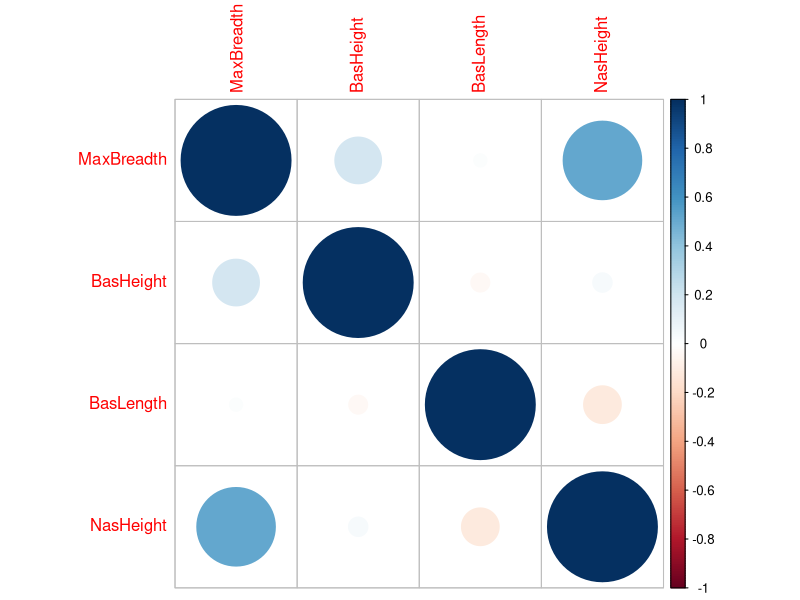
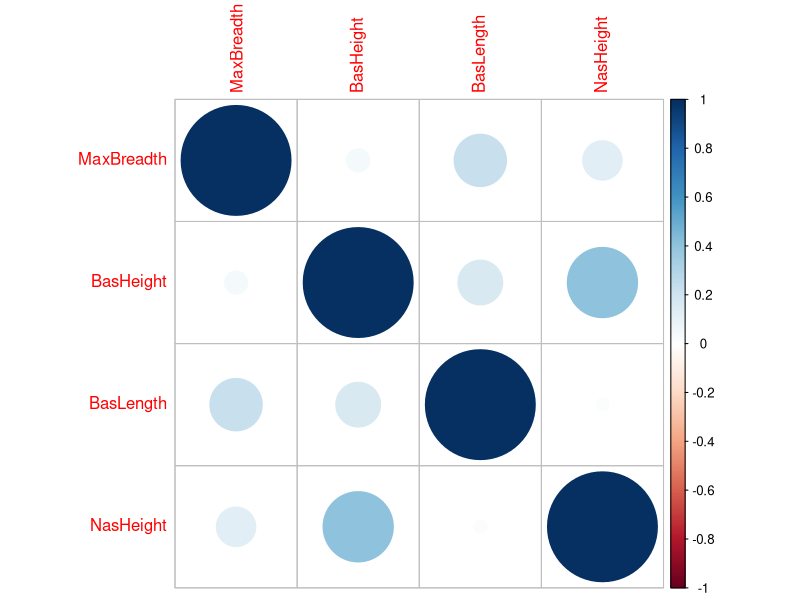
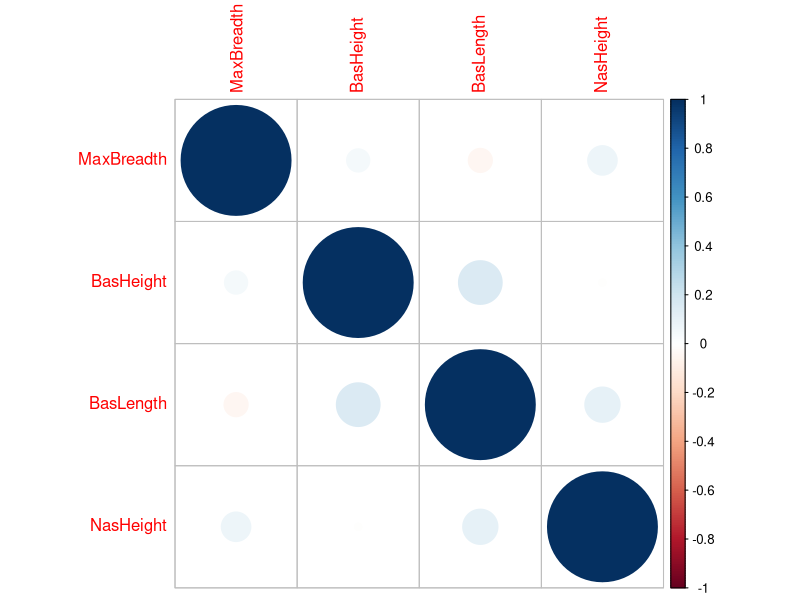
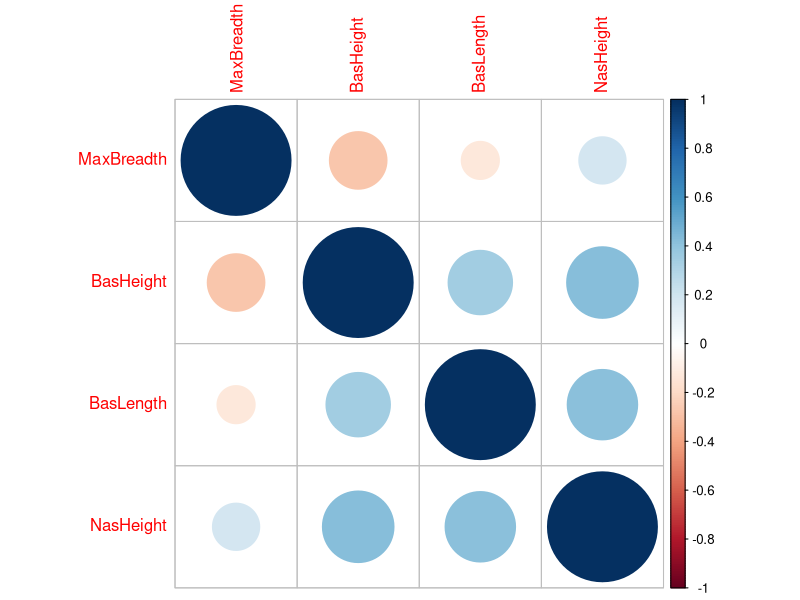
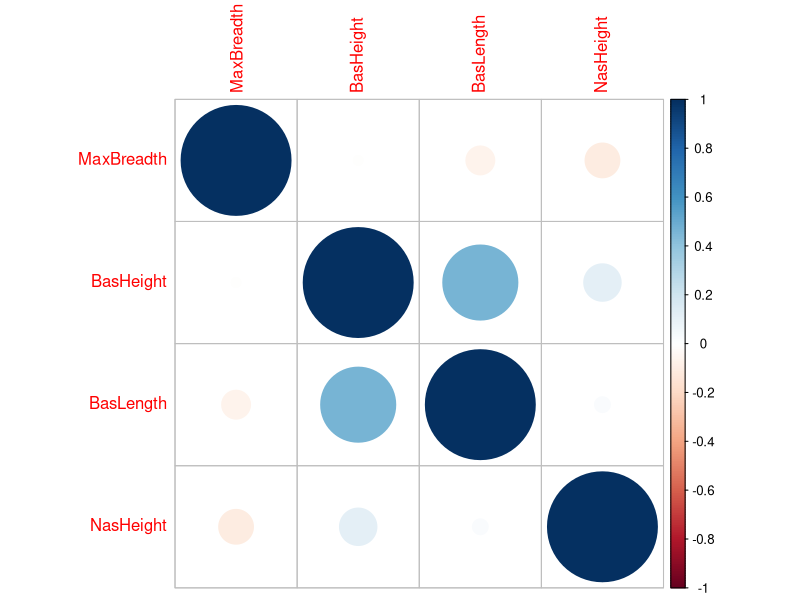

Recreate these plots in R, in order.
CA1 <- read.csv("CA1.csv")
View(CA1)

dat <- as.matrix(CA1)

# Question 1
means <- matrix(nrow = 5, ncol = 5)
for (i in 1:5) {
  # calculate the means for all column for one time period
  means[i,] = t(apply(dat[dat[,5] == i,], 2, mean))
}

means[,1:4]

# can also use dplyr

# alternative method: matrices -

all_means <- matrix(nrow = 5, ncol = 5)
for (i in 1:5) { # one loop for each time period
  mat_i <- dat[dat[,5] == i,]
  vec1 <- matrix(1, nrow = nrow(mat_i))
  means_i <- (1/nrow(mat_i)) * vec1 %*% t(vec1) %*% mat_i
  all_means[i,] <- means_i[1,]
}

print(all_means)

# Question 2
install.packages("corrplot")
library(corrplot)

for (i in 1:5) {
  png(paste0("correlation_plot_period_", i, ".png"), width = 800, height = 600)
  mat_i <- dat[dat[,5] == i,1:4]
  varcovmat <- cor(mat_i)
  corrplot(varcovmat, method = 'circle')
  dev.off()
}
